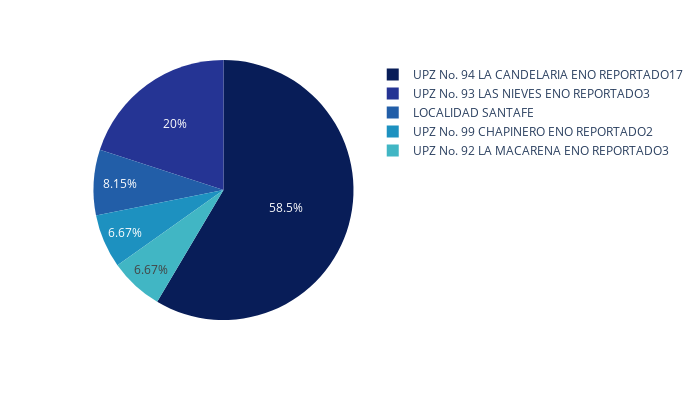

Notebook cell for this chart:
### Markdown cell above
The plot shows that the zone with most crimes is La Candelaria, which has almost 3 times the crimes of the second area with the most crimes (Las Nieves), and it seems to have more than the 50% of the total crimes committed inside the top 5 areas.

### Code cell
top5_zone_crimes_df = crimesbyzone(df_crimes).sort_values(by='FRECUENCIA', ascending=False).head(5)
fig = px.pie(top5_zone_crimes_df, values='FRECUENCIA', 
             names='COMUNAS_ZONAS_DESCRIPCION', 
             labels={'FRECUENCIA':'Cantidad de delitos en la zona','COMUNAS_ZONAS_DESCRIPCION':'Zona'},
             color_discrete_sequence=px.colors.sequential.YlGnBu_r,
             width=700, 
             height=400)
fig.show()

### Figure 1 — Plotly figure (JSON) as saved in the notebook; plotly's stock layout.template omitted (floating-point values rounded to 4 significant figures)
{"data": [{"domain": {"x": [0, 1], "y": [0, 1]}, "hovertemplate": "Zona=%{label}<br>Cantidad de delitos en la zona=%{value}<extra></extra>", "labels": ["UPZ No. 94 LA CANDELARIA ENO REPORTADO17", "UPZ No. 93 LAS NIEVES ENO REPORTADO3", "LOCALIDAD SANTAFE", "UPZ No. 99 CHAPINERO ENO REPORTADO2", "UPZ No. 92 LA MACARENA ENO REPORTADO3"], "legendgroup": "", "name": "", "showlegend": true, "type": "pie", "values": [79, 27, 11, 9, 9]}], "layout": {"height": 400, "legend": {"tracegroupgap": 0}, "margin": {"t": 60}, "piecolorway": ["rgb(8,29,88)", "rgb(37,52,148)", "rgb(34,94,168)", "rgb(29,145,192)", "rgb(65,182,196)", "rgb(127,205,187)", "rgb(199,233,180)", "rgb(237,248,177)", "rgb(255,255,217)"], "width": 700}}
